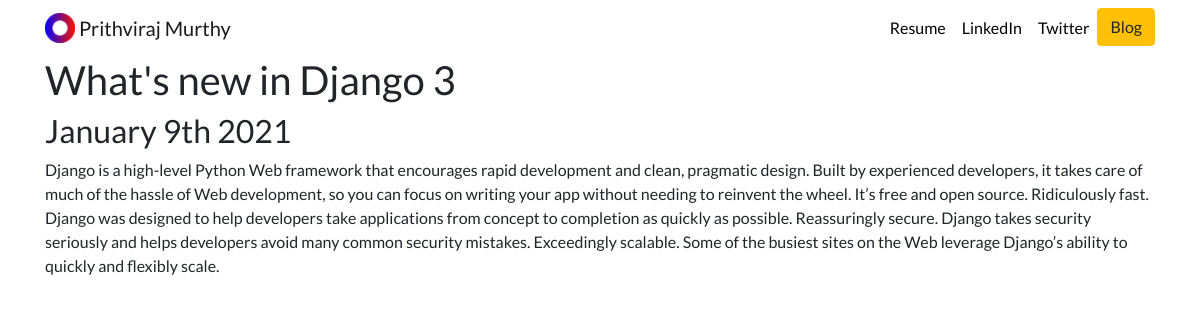
Page /blog/7/ on the committed database.
### blog/models.py (models this page shows, shortened)
class Blog(models.Model):
    title = models.CharField(max_length=100)
    date = models.DateField()
    description = models.TextField()

### blog/views.py (the view)
# urls.py: path('<int:blog_id>/', views.detail, name='detail'),
def detail(request, blog_id):
    blog = get_object_or_404(Blog, pk=blog_id) #pk - primary key
    return render(request, 'blog/detail.html', {'blog': blog})

### blog/templates/blog/detail.html
{% extends 'portfolio/base.html'%}
{% block content %}
    <h1>{{ blog.title }}</h1>
    <h2>{{blog.date | date:'F jS Y' }}</h2>
    <p>{{blog.description}}
{% endblock %}

### portfolio/static/portfolio/custom.css (style rules this page uses)
body { font-family: 'Lato', sans-serif; }

### rows in the picture
Blog: title "What's new in Django 3", date "January 9th 2021", description "Django is a high-level Python Web framework that encourages rapid development and clean, pragmatic design. Built by experienced developers, it takes care of much of the hassle of Web development, so you can focus on writing your app without needing to reinvent the wheel. It’s free and open source. Ridiculously fast. Django was designed to help developers take applications from concept to completion as quickly as possible. Reassuringly secure. Django takes security seriously and helps developers avoid many common security mistakes. Exceedingly scalable. Some of the busiest sites on the Web leverage Django’s ability to quickly and flexibly scale."
